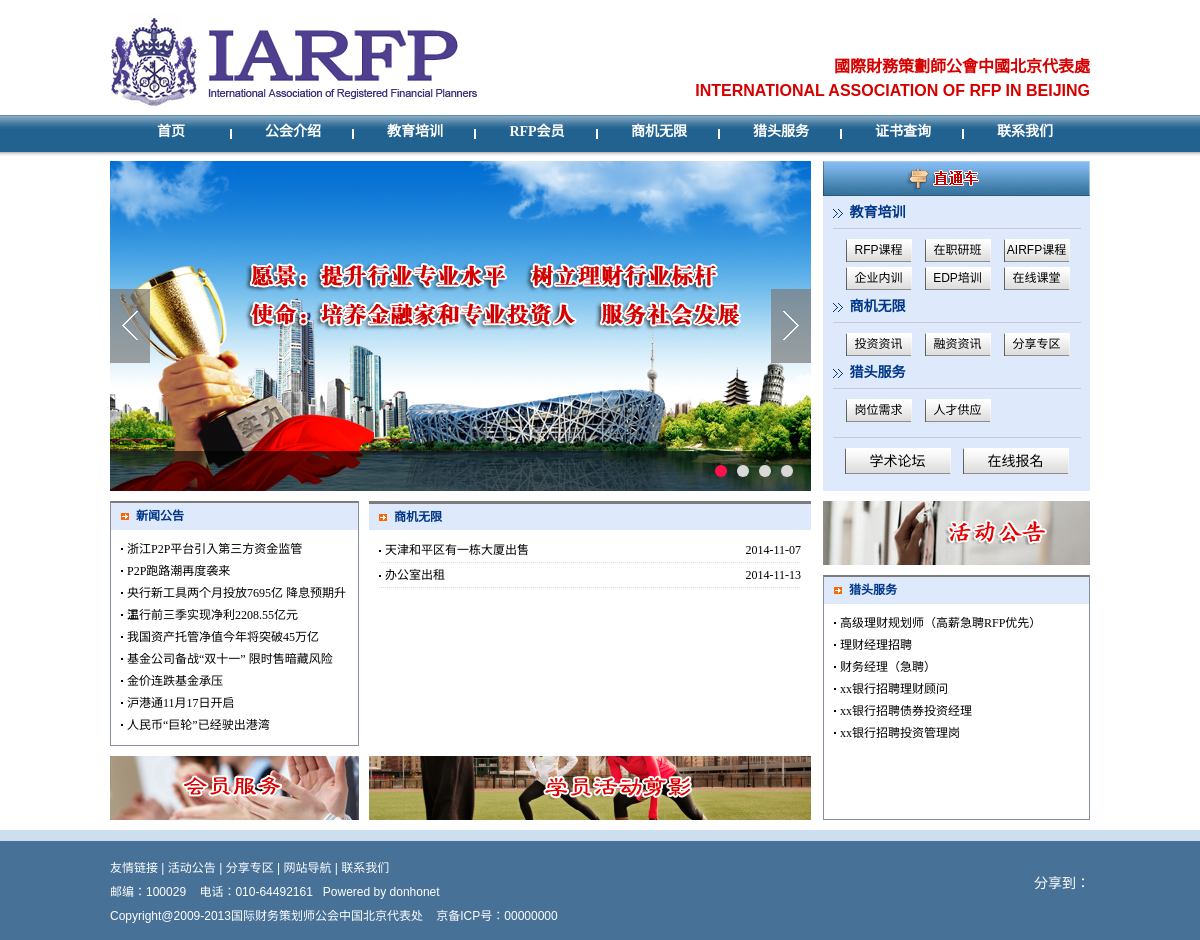
The page / on the database its author committed.
### tables this page shows
CREATE TABLE `dh_category` (
  `catId` bigint(20) NOT NULL auto_increment COMMENT '栏目ID',
  `parentId` bigint(20) default NULL COMMENT '上级栏目ID',
  `catName` varchar(128) default NULL COMMENT '栏目名称',
  `menuName` varchar(128) default NULL,
  `imgPath` varchar(500) default NULL COMMENT '图片路径',
  `createTime` datetime default NULL COMMENT '创建时间',
  `path` varchar(128) default NULL COMMENT '路径',
  `seqNo` smallint(1) default NULL COMMENT '排序序号',
  `style` smallint(1) default NULL COMMENT '栏目类型',
  `seoTitle` varchar(500) default NULL,
  `seoKey` varchar(255) default NULL,
  `seoDescription` text,
  `frontUrl` varchar(255) default NULL,
  `backUrl` varchar(255) default NULL,
  `description` text,
  `isShow` smallint(1) default '0',
  PRIMARY KEY  (`catId`)
);

CREATE TABLE `dh_slide` (
  `sId` bigint(20) NOT NULL auto_increment,
  `catId` bigint(20) default NULL,
  `title` varchar(255) default NULL,
  `imgPath` varchar(500) default NULL,
  `imgAlt` varchar(255) default NULL,
  `link` varchar(255) default NULL,
  `seqNo` smallint(2) default NULL,
  `createTime` datetime default NULL,
  `remark` varchar(500) default NULL,
  PRIMARY KEY  (`sId`)
);

CREATE TABLE `dh_new` (
  `nId` bigint(20) NOT NULL auto_increment,
  `title` varchar(500) default NULL,
  `intro` varchar(500) default NULL,
  `content` text,
  `catId` bigint(20) default NULL,
  `issueDate` date default NULL,
  `putTop` smallint(1) default NULL,
  `origin` varchar(255) default NULL,
  `isShow` smallint(1) default NULL,
  `isSecondShow` smallint(1) default NULL,
  `recom` smallint(1) default NULL,
  `seqNo` smallint(1) default NULL,
  `seoTitle` varchar(500) default NULL,
  `seoKey` varchar(500) default NULL,
  `seoDescription` varchar(500) default NULL,
  `urlRedirect` varchar(500) default NULL,
  `tag` varchar(500) default NULL,
  `imgPath` varchar(500) default NULL,
  `imgAlt` varchar(500) default NULL,
  `thumbnailPath` varchar(500) default NULL,
  `thumbnailAlt` varchar(500) default NULL,
  `author` varchar(200) NOT NULL default '',
  `createTime` datetime default NULL,
  PRIMARY KEY  (`nId`,`author`)
);

CREATE TABLE `dh_webconfig` (
  `wId` bigint(20) NOT NULL auto_increment,
  `name` varchar(500) default NULL,
  `imgPath` varchar(500) default NULL,
  `address` varchar(500) default NULL,
  `zipCode` varchar(30) default NULL,
  `tellphone` varchar(30) default NULL,
  `cellphone` varchar(30) default NULL,
  `fax` varchar(15) default NULL,
  `contact` varchar(100) default NULL,
  `qq` varchar(50) default NULL,
  `email` varchar(50) default NULL,
  `url` varchar(500) default NULL,
  `putOnRecords` varchar(100) default NULL,
  `seoTitle` varchar(500) default NULL,
  `seoKey` text,
  `seoDescription` text,
  `microblog` varchar(500) default NULL,
  `copyright` text,
  `seqNo` smallint(2) default NULL,
  `isDisabled` smallint(1) default NULL,
  `serviceTel` varchar(30) default NULL,
  PRIMARY KEY  (`wId`)
);

### index.php (the view, shortened to what the rows shown need)
<? require_once("core/common/globalFilter.php");?>
<? require_once("common/lib/config.php");?>
<!DOCTYPE html PUBLIC "-//W3C//DTD XHTML 1.0 Transitional//EN" "http://www.w3.org/TR/xhtml1/DTD/xhtml1-transitional.dtd">
<html xmlns="http://www.w3.org/1999/xhtml">
<head>
<? require_once("common/master/header.php");?>
</head>
<body>
  <? require_once("common/master/nav.php");?>
<div class="home_main">
  <div class="banner">
    <div id="fsD1" class="focus" >
      <div id="D1pic1" class="fPic">
      <?
        $slideManager = ManagerFactory::getSlideManager();
        $slideList = $slideManager->GetSlideList(21);
        foreach ($slideList as $slide) {
      ?>
        <div class="fcon" style="display: none;"> <a target="_blank" href="#"><img src="<?=$slide->imgPath?>" style="opacity: 1; "/></a> <span class="shadow"></span> </div>
      <?
        }
      ?>
      </div>
      <span class="prev"></span> <span class="next"></span> </div>
  </div>
  <div class="ztc">
    <div class="ztc2">
      <?
        $categoryManager = ManagerFactory::getCategoryManager();
        $navlist = $categoryManager->GetNavListByCatIdIn("3,9,13");
        foreach($navlist as $navobject) {
      ?>
      <dl>
        <dt><?=$navobject->catName?></dt>
        <?
         $navlist = $categoryManager->GetNavList($navobject->catId);
         if ($navlist != null) {
        ?>
       <dd>
          <ul>
          <?
             foreach($navlist as $childnavobject) {
               if ($urlIsRewrite) {
                 $childfrontUrl = $childnavobject->frontUrl;
                 if ($childfrontUrl=="/") {
                   $childurl = $childfrontUrl;
                 } else if (!strrpos($childfrontUrl,"/",1)){
                   if ($childnavobject->style == 1) {
                     $childurl = $childfrontUrl."/"."detail-".$childnavobject->parentId."-".$childnavobject->catId.".html";
                   } else {
                     $childurl = $childfrontUrl."/"."list-".$childnavobject->parentId."-".$childnavobject->catId.".html";
                   }
                 } else {
                   $childurl = $childfrontUrl."detail-".$childnavobject->parentId."-".$childnavobject->catId.".html";
                 }
               }else {
                 $childfrontUrl = $childnavobject->frontUrl;
                 if (empty($childfrontUrl) || $childfrontUrl == "/") {
                   $childurl = $childfrontUrl;
                 } else {
                   $childurl = $childfrontUrl.".php?one=".$childnavobject->parentId."&two=".$childnavobject->catId;
                 }
               }
           ?>
             <li><a href="<?=$childurl?>"><?=$childnavobject->catName?></a></li>
           <?
             }
           ?>
          </ul>
        </dd>
      <? } ?>
      </dl>
      <?
        }
      ?>
    </div>
  </div>
</div>
<div class="home_main1">
  <div class="home_left">
    <div class="gonggao">
      <div class="gonggao1">
        <h1><a href="<?=$pressReleaseUrl?>">新闻公告</a></h1>
      </div>
      <div class="gonggao2">
        <ul>
        <?
          $newManager = ManagerFactory::getNewManager();
          $recomNewList = $newManager->GetTopNewList("34", 9);
          foreach ($recomNewList as $new) {
            $category = $categoryManager->GetCatById($new->catId);
            if($urlIsRewrite) {
              $link = "/pressRelease/detail-".$category->parentId."-".$new->catId."-".$new->nId.".html";
            } else {
              $link = "/pressRelease_detail.php?one=".$category->parentId."&two=".$new->catId."&id=".$new->nId;
            }
        ?>
          <li><a href="<?=$link?>"><?=$new->title?></a></li>
        <?
          }
        ?>
        </ul>
      </div>
    </div>
  </div>
  <div class="home_center">
    <div class="kuaixun">
      <div class="kuaixun1">
        <h1><a href="<?=$newUrl?>">商机无限</a></h1>
      </div>
      <div class="kuaixun2">
        <ul>
        <?
          $recomNewList = $newManager->GetTopNewList("10,11,12", 9);
          foreach ($recomNewList as $new) {
            $category = $categoryManager->GetCatById($new->catId);
            if($urlIsRewrite) {
              $link = "/new/detail-".$category->parentId."-".$new->catId."-".$new->nId.".html";
            } else {
              $link = "/new_detail.php?one=".$category->parentId."&two=".$new->catId."&id=".$new->nId;
            }
        ?>
          <li>
            <dt><a href="<?=$link?>"><?=$new->title?></a></dt>
            <dd><?=$new->issueDate?> </dd>
          </li>
        <?
          }
        ?>
        </ul>
      </div>
    </div>
  </div>
  <div class="home_right">
    <div class="ltfw">
      <div class="ltfw1">
        <h1><a href="<?=$postUrl?>">猎头服务</a></h1>
      </div>
      <div class="ltfw2">
        <ul>
          <?
            $recomNewList = $newManager->GetTopNewList("14,15", 9);
            foreach ($recomNewList as $new) {
              $category = $categoryManager->GetCatById($new->catId);
              $s = "";
              if ($new->catId == 14) {
                $s = "job";
              }  else {
                $s = "post";
              }
              if($urlIsRewrite) {
                $link = "/".$s."/detail-".$category->parentId."-".$new->catId."-".$new->nId.".html";
              } else {
                $link = "/".$s."_detail.php?one=".$category->parentId."&two=".$new->catId."&id=".$new->nId;
              }
          ?>
            <li><a href="<?=$link?>"><?=$new->title?></a></li>
          <?
            }
          ?>
        </ul>
      </div>
    </div>
  </div>
</div>
  <? require_once("common/master/footer.php");?>
</body>
</html>

### common/master/nav.php (shortened to what the rows shown need)
<div class="nav">
  <div class="cw_nav1">
    <ul id="nav">
      <?
	      $categoryManager = ManagerFactory::getCategoryManager();
	      $navlist = $categoryManager->GetNavList(0);
	      $index = 0;
	      $count = count($navlist);
	      foreach($navlist as $navobject) {
	        $index++;
	        $clz = "";
          if ($index == $count) {
            $clz = "style=\"background:none;\"";
          }
	        if ($urlIsRewrite) {
	          $frontUrl = $navobject->frontUrl;
	          if ($frontUrl=="/") {
	            $url = $frontUrl;
	          } else if (!strrpos($frontUrl,"/",1)){
	            $url = $frontUrl."/";
	          } else {
	            $url = $frontUrl;
	          }
	        }else {
	          $frontUrl = $navobject->frontUrl;
	          if (empty($frontUrl) || $frontUrl == "/") {
	            $url = $frontUrl;
	          } else {
	            $url = $frontUrl.".php";
	          }
	        }
	    ?>
      <li <?=$clz?>><a href="<?=$url?>"><?=$navobject->catName?></a>
      <?
       $navlist = $categoryManager->GetNavList($navobject->catId);
	    ?>
      </li>
      <?
        }
      ?>
    </ul>
  </div>
</div>

### common/master/footer.php (shortened to what the rows shown need)
<div class="home_foot">
  <div class="foot">
    <div class="foot_left"><a href="<?=$linksUrl?>">友情链接</a> | <a href="<?=$noticeUrl?>">活动公告</a> | <a href="<?=$shareUrl?>">分享专区</a> | <a href="<?=$navUrl?>">网站导航</a> | <a href="<?=$contactUrl?>">联系我们</a><br />
      邮编：<?=$config->zipCode?>    &nbsp;&nbsp; 电话：<?=$config->tellphone?>     &nbsp;  Powered by <a href="http://www.donhonet.net">donhonet</a><br />
      <?=$config->copyright?>  &nbsp;&nbsp; 京备ICP号：<?=$config->putOnRecords?> </div>
    <div class="foot_right">
      <dl>
      </dl>
    </div>
  </div>
</div>

### rows shown on the page
dh_category: catName "首页"
dh_category: catName "公会介绍"
dh_category: catName "教育培训"
dh_category: catName "RFP会员"
dh_category: catName "商机无限"
dh_category: catName "猎头服务"
dh_category: catName "证书查询"
dh_category: catName "联系我们"
dh_slide: imgPath (picture)
dh_category: catName "RFP课程"
dh_category: catName "在职研班"
dh_category: catName "AIRFP课程"
dh_category: catName "企业内训"
dh_category: catName "EDP培训"
dh_category: catName "在线课堂"
dh_category: catName "投资资讯"
dh_category: catName "融资资讯"
dh_category: catName "分享专区"
dh_category: catName "岗位需求"
dh_category: catName "人才供应"
dh_new: title "浙江P2P平台引入第三方资金监管"
dh_new: title "P2P跑路潮再度袭来"
dh_new: title "央行新工具两个月投放7695亿…"
dh_new: title "工行前三季实现净利2208.55亿元"
dh_new: title "我国资产托管净值今年将突破45万亿"
dh_new: title "基金公司备战“双十一” 限时售暗藏风险"
dh_new: title "金价连跌基金承压"
dh_new: title "沪港通11月17日开启"
dh_new: title "人民币“巨轮”已经驶出港湾"
dh_new: title "天津和平区有一栋大厦出售", issueDate "2014-11-07"
dh_new: title "办公室出租", issueDate "2014-11-13"
dh_new: title "高级理财规划师（高薪急聘RFP优先）"
dh_new: title "理财经理招聘"
dh_new: title "财务经理（急聘）"
dh_new: title "xx银行招聘理财顾问"
dh_new: title "xx银行招聘债券投资经理"
dh_new: title "xx银行招聘投资管理岗"
dh_webconfig: zipCode "100029", tellphone "010-64492161", copyright "Copyright@2009-2013国际财务策划师公会中国北京代表处", putOnRecords "00000000"
